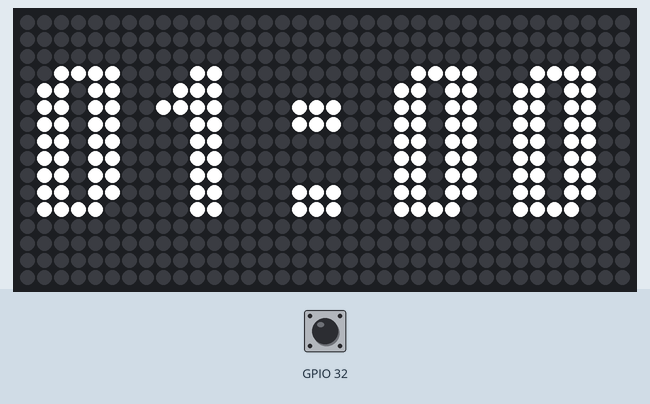
This sketch was run on a simulated ESP32. Shown: 36×16 RGB LED matrix (first LED top left, wired row by row). Inputs (shaded band) come from the test bench; at power-on: GPIO 32 HIGH. The local clock reads 2024-03-15 10:24:30 at power-on unless the sketch sets it.

Above: at 0.1 s.
At 60.3 s:
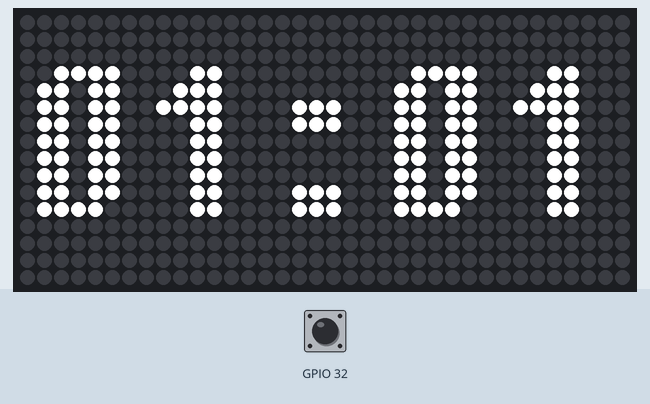
At 120.4 s:
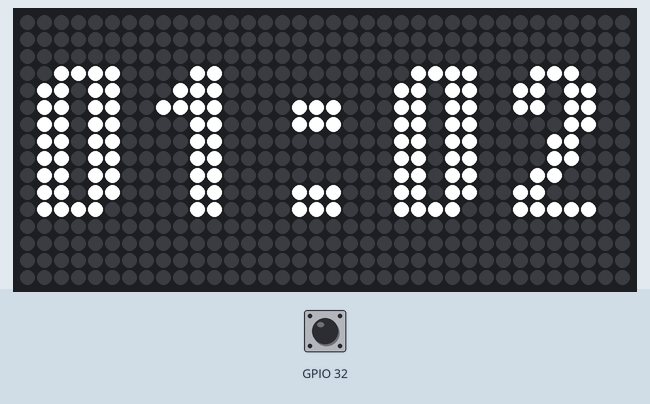

Measured:
- what the display in image 1 shows lasts 60.2 s, from 60.2 s to 120.4 s

The sketch:

internalRTC.ino
```cpp
// (licence header left out)
#include <ESP32Time.h>
#include "numbersBinaryWLabels.h"
#include <FastLED.h>
#define WIDTH 36
#define HEIGHT 16
#define LED_PIN 2
int location;
int level;
int letter;

const int NUM_LEDS = WIDTH * HEIGHT;
CRGB leds[NUM_LEDS];


void ledSet(int j, int level){
  leds[j].r = level;
  leds[j].g = level;
  leds[j].b = level;
}


void displayText(String message){
  if(message.length() < 5)
  for(int i = 0; i < (message.length() - 5); i++){
    message = message + " ";
  }

  int arraySize = message.length() * 7;
  int toDisplay[arraySize][12];

  for(int y = 0; y < 12; y++){                        //creates array to be displayed
    for(int x = 0; x < arraySize; x++){
      toDisplay[x][y] = num[int(message[(x/7)])-32][(x%7)+(y*7)];
    }
  }


  if(message.length() <= 5){                          //If no scrolling is nessesary, displays text
    for(int y = 0; y < 12; y++){
      for(int x = 0; x < (arraySize); x++){
        ledSet(((y+2)*WIDTH)+x, 255 * toDisplay[x][y]);
     }}
     FastLED.show();
  }

  else{                                               //If scrolling is nessesary, displays text
    for(int scroll = 0; scroll < (arraySize-WIDTH); scroll++){
    for(int y = 0; y < 12; y++){
      for(int x = 0; x < WIDTH; x++){
        ledSet(((y+2)*WIDTH)+x, 255 * toDisplay[x + scroll][y]);
     }}
     FastLED.show();
     delay(250);
    }
    delay(1250);
    }

}


//ESP32Time rtc;

ESP32Time rtc(3600);  // offset in seconds GMT+1

void setup() {
  FastLED.addLeds<WS2812B, LED_PIN, GRB>(leds,NUM_LEDS);
  Serial.begin(115200);
  pinMode(25, INPUT);
  pinMode(33, INPUT);
  pinMode(32, INPUT);
  String test;
  int hour = 0;
  int minutes = 0;

  while(digitalRead(32)==LOW){
    if(digitalRead(33)==HIGH){
      hour++;
      delay(250);
    }
    if(digitalRead(25)==HIGH){
      minutes++;
      delay(250);
    }
   test = String((hour%12)+1) + ":" + String(minutes % 60);
   displayText(test);


  }


  rtc.setTime(0, (minutes%60), (hour%12), 17, 1, 2021);  // 17th Jan 2021 15:24:30
  //rtc.setTime(1609459200);  // 1st Jan 2021 00:00:00
  //rtc.offset = 7200; // change offset value


}

void loop() {
  char test[6];
  sprintf(test, "%02d:%02d",rtc.getHour(), rtc.getMinute());


  //test = String(rtc.getHour()) + ":" + String(rtc.getMinute());
  displayText(String(test));
  //Serial.println(rtc.getTime("%A, %B %d %Y %H:%M:%S"));   // (String) returns time with specified format
  // formating options  http://www.cplusplus.com/reference/ctime/strftime/


  struct tm timeinfo = rtc.getTimeStruct();
  //Serial.println(&timeinfo, "%A, %B %d %Y %H:%M:%S");   //  (tm struct) Sunday, January 17 2021 07:24:38

  delay(1000);
}
```

Source omitted: inaryWLabels.h (data table, 17027 bytes)
